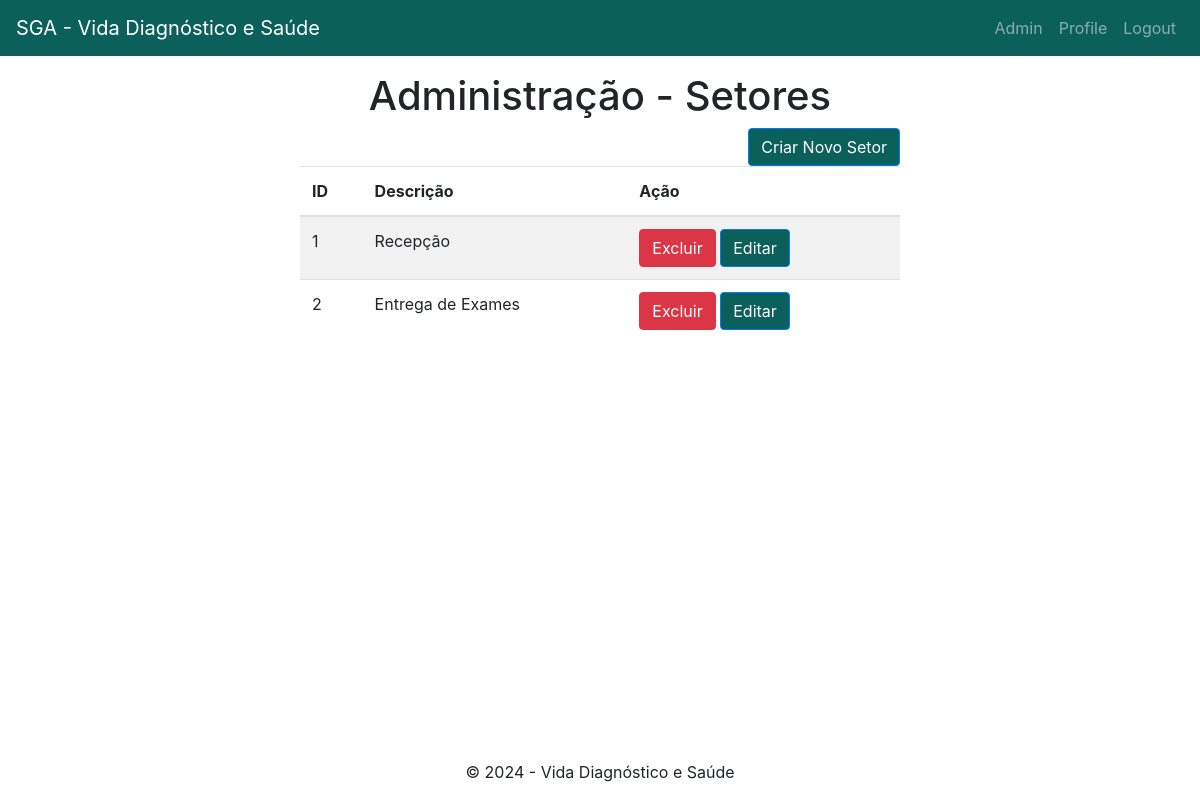
/setores (signed in), run on the app's committed database.
### models/setor.py (models this page shows, shortened)
class Setor(db.Model):
    id = db.Column(db.Integer, primary_key=True, autoincrement=True)
    descricao = db.Column(db.String(255), nullable=False)

### routes/setores.py (the view)
@setor_bp.route("/setores", methods=["GET"])
@login_required
def setores():
    setores = obter_todos_setores()
    return render_template("adm/setores.html", setores=setores)

### app.py (called while the page is built)
def create_app():
    app = Flask(__name__)
    app.config.from_pyfile("config.py")
    app.register_error_handler(401, erro_unautorized)
    app.register_error_handler(404, erro_page_not_found)
    app.register_error_handler(404, erro_internal_server)
    login_manager = LoginManager()
    login_manager.init_app(app)
    @login_manager.user_loader
    def load_user(usuario_id):
        return db.session.get(Usuario, usuario_id)
    db.init_app(app)
    register_blueprints(app)
    return app

### database.py (called while the page is built)
    def get_all(self):
        return self.Session.query(self.model_class).all()

### models/perfil.py (called while the page is built)
def obter_todos_perfis():
    crud_perfil = CRUD(Perfil)
    perfis = crud_perfil.get_all()
    return perfis

def obter_perfil_id(id_perfil):
    perfis = obter_todos_perfis()
    for perfil in perfis:
        if perfil.id == id_perfil:
            return perfil.descricao
    return None

### models/setor.py (called while the page is built)
def obter_todos_setores():
    crud_setor = CRUD(Setor)
    setores = crud_setor.get_all()
    return setores

### models/usuario.py (called while the page is built)
    def is_adm(self):
        if self.perfil_str() == "Administrador":
            return True
        return False

    def perfil_str(self):
        from models.perfil import obter_perfil_id
        perfil = obter_perfil_id(self.id_perfil)
        return perfil

### templates/adm/setores.html
{% extends "base.html" %}
{% block content %}
    <h1>{% block title %}Administração - Setores{% endblock %}</h1>
    <div class="row">
        <div class="col-md-12">
            <div class="d-flex justify-content-end">
                <a href="{{ url_for('setores.criar') }}" class="btn btn-primary">Criar Novo Setor</a>
            </div>
        </div>
    </div>
    <table class="table table-striped">
        <thead>
            <tr>
                <th>ID</th>
                <th>Descrição</th>
                <th>Ação</th>
            </tr>
        </thead>
        <tbody>
            {% for setor in setores %}
                <tr>
                    <td>{{ setor.id }}</td>
                    <td>{{ setor.descricao }}</td>
                    <td>
                        <a href="{{ url_for('setores.excluir', setor_id=setor.id) }}" class="btn btn-danger">Excluir</a>
                        <a href="{{ url_for('setores.editar', setor_id=setor.id) }}" class="btn btn-primary">Editar</a>
                    </td>
                </tr>
            {% endfor %}
        </tbody>
    </table>
{% endblock %}

### static/style.css (style rules this page uses)
h1 { text-align: center; }
.btn-primary, .btn-primary:hover, .btn-primary:active, .btn-primary:visited { background-color: #0B605C !important; }

### data on the page
Setor: id "1", descricao "Recepção"
Setor: id "2", descricao "Entrega de Exames"
